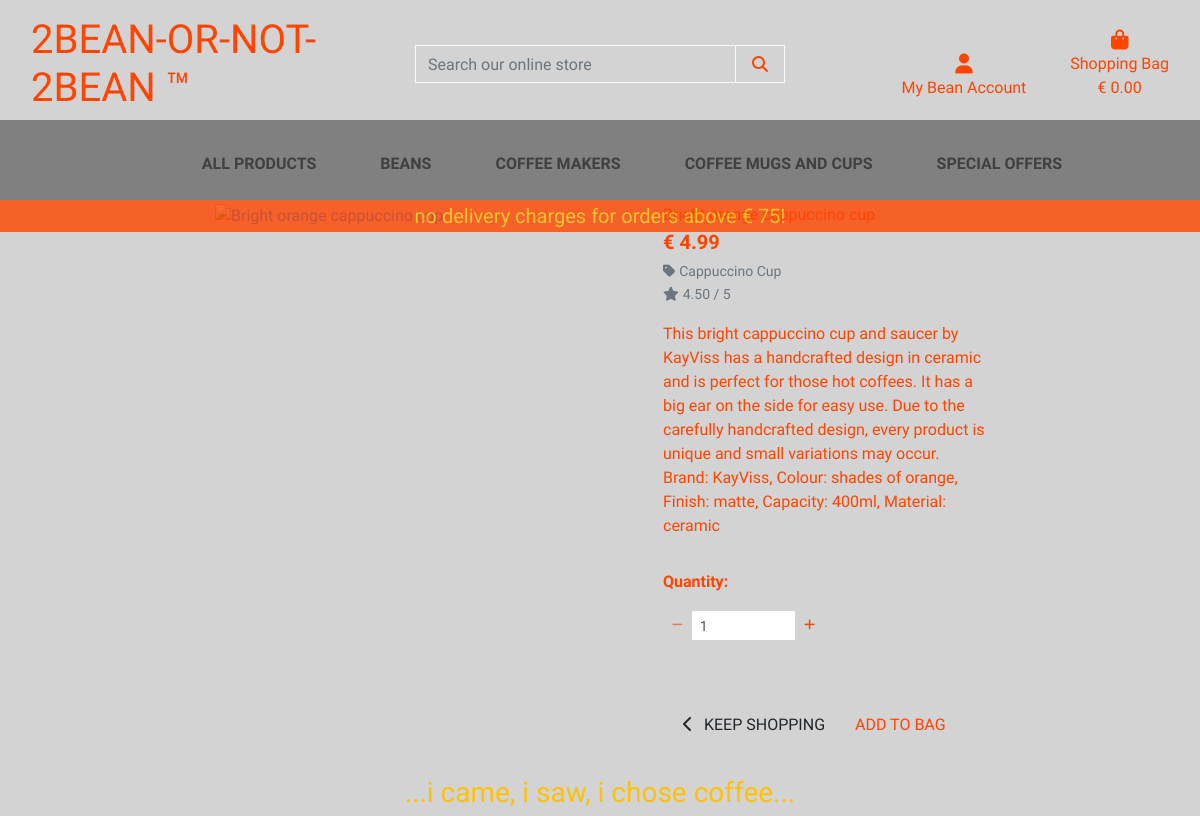
/products/11, run on the app's committed database.
### products/models.py (models this page shows, shortened)
class Product(models.Model):
    category = models.ForeignKey('Category', null=True, blank=True, on_delete=models.SET_NULL)
    sku = models.CharField(max_length=250, null=True, blank=True)
    name = models.CharField(max_length=250)
    description = models.TextField()
    is_bean = models.BooleanField(default=False, null=True, blank=True)
    price = models.DecimalField(max_digits=6, decimal_places=2)
    rating = models.DecimalField(max_digits=6, decimal_places=2, null=True, blank=True)
    image_url = models.URLField(max_length=1024, null=True, blank=True)
    image = models.ImageField(null=True, blank=True)

class Category(models.Model):
    class Meta:
        verbose_name_plural = "Categories"
    name = models.CharField(max_length=250)
    friendly_name = models.CharField(max_length=250, null=True, blank=True)

### products/views.py (the view)
# urls.py: path('<product_id>', views.product_detail, name='product_detail'),
def product_detail(request, product_id):
    product = get_object_or_404(Product, pk=product_id)
    context = {
        'product': product,
    }
    return render(request, 'products/product_detail.html', context)

### bag/contexts.py (called while the page is built, shortened)
def bag_contents(request):
    bag_items = []
    total = 0
    product_count = 0
    bag = request.session.get('bag', {})
    if total < settings.FREE_DELIVERY_THRESHOLD:
        delivery = total * Decimal(settings.STANDARD_DELIVERY_PERCENTAGE / 100)
        free_delivery_delta = settings.FREE_DELIVERY_THRESHOLD - total
    else:
        delivery = 0
        free_delivery_delta = 0
    grand_total = delivery + total
    context = {
        'bag_items': bag_items,
        'total': total,
        'product_count': product_count,
        'delivery': delivery,
        'free_delivery_delta': free_delivery_delta,
        'free_delivery_threshold': settings.FREE_DELIVERY_THRESHOLD,
        'grand_total': grand_total,
    }
    return context

### products/templates/products/product_detail.html (shortened to what this page needs)
{% extends "base.html" %}
{% load static %}
{% block page_header %}
<div class="container header-container">
</div>
{% endblock %}
{% block content %}
<div class="overlay"></div>
<div class="container-fluid">
    <div class="row">
        <div class="col-12 col-md-6 col-lg-4 offset-lg-2">
            <div class="image-container my-5">
                {% if product.image %}
                <a href="{{ product.image.url }}" target="_blank">
                </a>
                {% else %}
                <a href="">
                    <img class="card-img-top img-fluid" src="{{ MEDIA_URL }}noimage.png" alt="{{ product.name }}">
                </a>
                {% endif %}
            </div>
        </div>
        <div class="col-12 col-md-6 col-lg-4">
            <div class="product-details-container ml-5 mt-md-5">
                <p class="mb-0">{{ product.name }}</p>
                <p class="lead mb-0 text-left font-weight-bold"> € {{ product.price }}</p>
                {% if product.category %}
                <p class="small mt-1 mb-0">
                    <a class="text-muted" href="{% url 'products' %}?category={{ product.category.name }}">
                        <i class="fas fa-tag mr-1"></i>{{ product.category.friendly_name }}
                    </a>
                </p>
                {% endif %}
                {% if product.rating %}
                <small class="text-muted"><i class="fas fa-star mr-1"></i>{{ product.rating }} / 5</small>
                {% else %}
                <small class="text-muted">No Rating</small>
                {% endif %} <p class="mt-3">{{ product.description }}</p>
                <form class="form" action="{% url 'add_to_bag' product.id %}" method="POST">
                    <div class="form-row">
                        {% with product.is_bean as is_bean %}
                        <div class="col-12">
                            <p class="mt-3"><strong>Quantity:</strong></p>
                            <div class="form-group w-50">
                                <div class="input-group">
                                    <div class="input-group-prepend">
                                        <button class="decrement-qty btn btn-sm btn-gray rounded-0"
                                            data-item_id="{{ item.item_id }}" id="decrement-qty_{{ item.item_id }}">
                                            <span>
                                            </span>
                                        </button>
                                    </div>
                                    <input class="form-control form-control-sm qty_input" type="number"
                                        name="quantity" value="1" min="1" max="99"
                                        data-item_id="{{ item.item_id }}"
                                        id="id_qty_{{ item.item_id }}">
                                    <div class="input-group-append">
                                        <button class="increment-qty btn btn-sm btn-gray rounded-0"
                                            data-item_id="{{ item.item_id }}" id="increment-qty_{{ item.item_id }}">
                                            <span>
                                            </span>
                                        </button>
                                    </div>
                                </div>
                            </div>
                        </div>
                        <div class="col{% if roast_it %}-12 mt-2{% endif %}">
                            <a href="{% url 'products' %}" class="btn btn-outline-gray rounded-0 mt-5">
                                <span class="icon">
                                    <i class="fas fa-chevron-left"></i>
                                </span>
                                <span class="text-uppercase">Keep Shopping</span>
                            </a>
                            <input type="submit" class="btn btn-gray rounded-0 text-uppercase mt-5" value="Add to Bag">
                        </div>
                        {% endwith %}
                    </div>
                </form>
            </div>
        </div>
    </div>
</div>
<footer id="footer-other">
    <div class="container-fluid fixed-absolute text-center">
        <h3 class="logo-font text-yellow text-lowercase">...i came, i saw, i chose coffee...</h3>
    </div>
</footer>
{% endblock %}

### static/css/base.css (style rules this page uses)
html { height: 100%; }
body { background: url('/media/homepage_background.jpg') no-repeat center center fixed; background-size: cover; height: calc(100vh - 155px); color: orangered; font-family: 'Amita', cursive; }
.icon { align-items: center; display: inline-flex; justify-content: center; height: 1.5rem; width: 1.5rem; }
.logo-font { margin-top: 1rem; margin-bottom: 0.5rem; text-transform: uppercase; }
.btn-gray { background: lightgray; color: orangered; }
.text-yellow { color: #ffc107 !important; }
.overlay { height: 100%; width: 100%; top: 0; left: 0; position: fixed; background: lightgray; z-index: -1; }
#footer-other { width: 100%; height: 2.5rem; margin-top: 2rem; margin-bottom: 1rem; font-size: calc(4vw + 4vh + 2vmin) !important; }
@media (min-width: 1200px) { .container { max-width: 80%; } }
@media (min-width: 992px) { .header-container { padding-top: 155px; } }

### data on the page
Product: price "4.99", category.friendly_name "Cappuccino Cup", rating "4.50", description "This bright cappuccino cup and saucer by KayViss has a handcrafted design in ceramic and is perfect for those hot coffees. It has a big ear on the side for easy use. Due to the carefully handcrafted design, every product is unique and small variations may occur. Brand: KayViss, Colour: shades of orange, Finish: matte, Capacity: 400ml, Material: ceramic"

### other printed values
{{ free_delivery_threshold }} "75"
